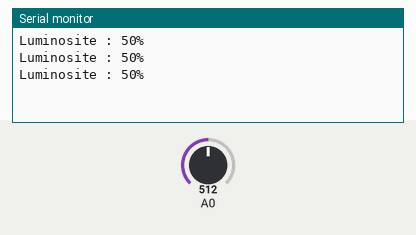
Recording of a sketch running on a simulated Arduino Uno, built with avr-gcc and run on an emulated ATmega328P. Shown: the last lines printed to the serial monitor. Inputs (shaded band) come from the test bench; at power-on: A0 = 512.

Above: at 1.3 s.
1.4 s: A0 set to 109
At 1.9 s:
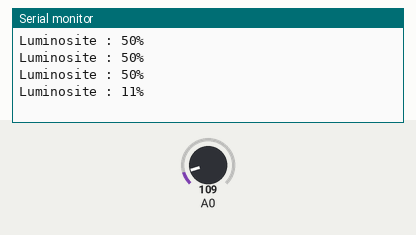
2.9 s: A0 set to 92
At 3.4 s:
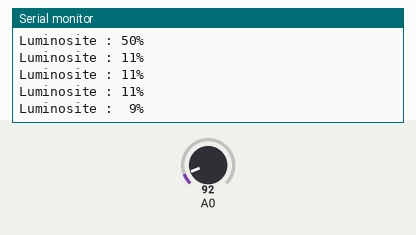

The sketch:

Pierron-33183.ino
```cpp
void setup() {
  pinMode(A0,INPUT);
  Serial.begin(115200);
}

void loop() {
  double Luminosite = analogRead(A0);
  Luminosite = 100 * (Luminosite / 1023);
  Serial.println("Luminosite : " + String(Luminosite, 0) + "%");
  delay(500);
}
```

Measured:
- the behaviour switches between 98 and 97 on A0 (found by bisection; images 1 and 2)
- after the input at 1.4 s, the serial monitor: prints a new line after 0.10 s (image 1)
- after the input at 2.9 s, the serial monitor: prints a new line after 0.10 s (image 2)
